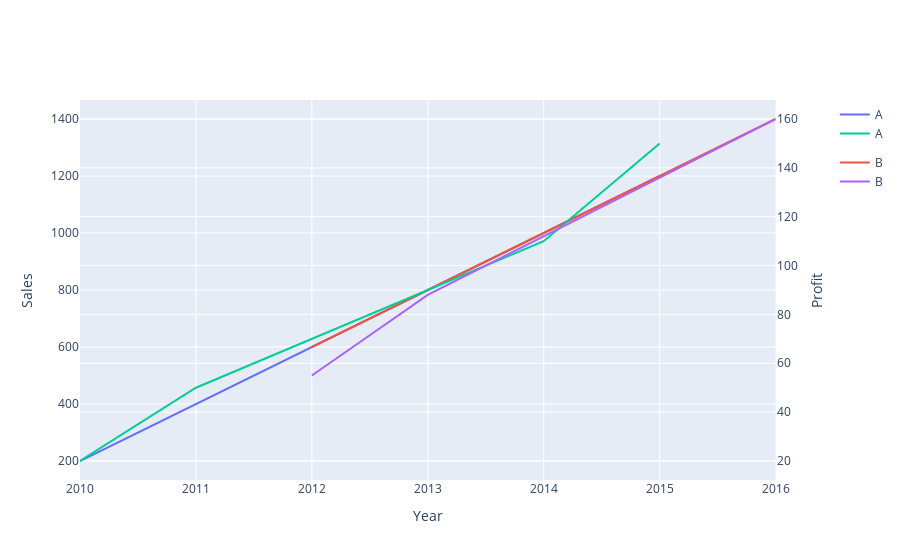

Source (notebook cell):
### Code cell
subfig = make_subplots(specs=[[{"secondary_y": True}]])

fig = px.line(df, x="year", y="sales", color='leter')
fig2 = px.line(df, x="year", y="profit", color='leter')

fig2.update_traces(yaxis="y2")


subfig.add_traces(fig.data + fig2.data)
subfig.layout.xaxis.title="Year"
subfig.layout.yaxis.title="Sales"
# subfig.layout.yaxis2.type="log"
subfig.layout.yaxis2.title="Profit"

subfig.for_each_trace(lambda t: t.update(line=dict(color=t.marker.color)))

subfig.show()

### Figure 1 — Plotly figure (JSON) as saved in the notebook; plotly's stock layout.template omitted (floating-point values rounded to 4 significant figures)
{"data": [{"hovertemplate": "leter=A<br>year=%{x}<br>sales=%{y}<extra></extra>", "legendgroup": "A", "line": {"dash": "solid"}, "marker": {"symbol": "circle"}, "mode": "lines", "name": "A", "orientation": "v", "showlegend": true, "type": "scatter", "x": [2010, 2011, 2014, 2015], "xaxis": "x", "y": [200, 400, 1000, 1200], "yaxis": "y"}, {"hovertemplate": "leter=B<br>year=%{x}<br>sales=%{y}<extra></extra>", "legendgroup": "B", "line": {"dash": "solid"}, "marker": {"symbol": "circle"}, "mode": "lines", "name": "B", "orientation": "v", "showlegend": true, "type": "scatter", "x": [2012, 2013, 2016], "xaxis": "x", "y": [600, 800, 1400], "yaxis": "y"}, {"hovertemplate": "leter=A<br>year=%{x}<br>profit=%{y}<extra></extra>", "legendgroup": "A", "line": {"dash": "solid"}, "marker": {"symbol": "circle"}, "mode": "lines", "name": "A", "orientation": "v", "showlegend": true, "type": "scatter", "x": [2010, 2011, 2014, 2015], "xaxis": "x", "y": [20, 50, 110, 150], "yaxis": "y2"}, {"hovertemplate": "leter=B<br>year=%{x}<br>profit=%{y}<extra></extra>", "legendgroup": "B", "line": {"dash": "solid"}, "marker": {"symbol": "circle"}, "mode": "lines", "name": "B", "orientation": "v", "showlegend": true, "type": "scatter", "x": [2012, 2013, 2016], "xaxis": "x", "y": [55, 88, 160], "yaxis": "y2"}], "layout": {"xaxis": {"anchor": "y", "domain": [0, 0.94], "title": {"text": "Year"}}, "yaxis": {"anchor": "x", "domain": [0, 1], "title": {"text": "Sales"}}, "yaxis2": {"anchor": "x", "overlaying": "y", "side": "right", "title": {"text": "Profit"}}}}
